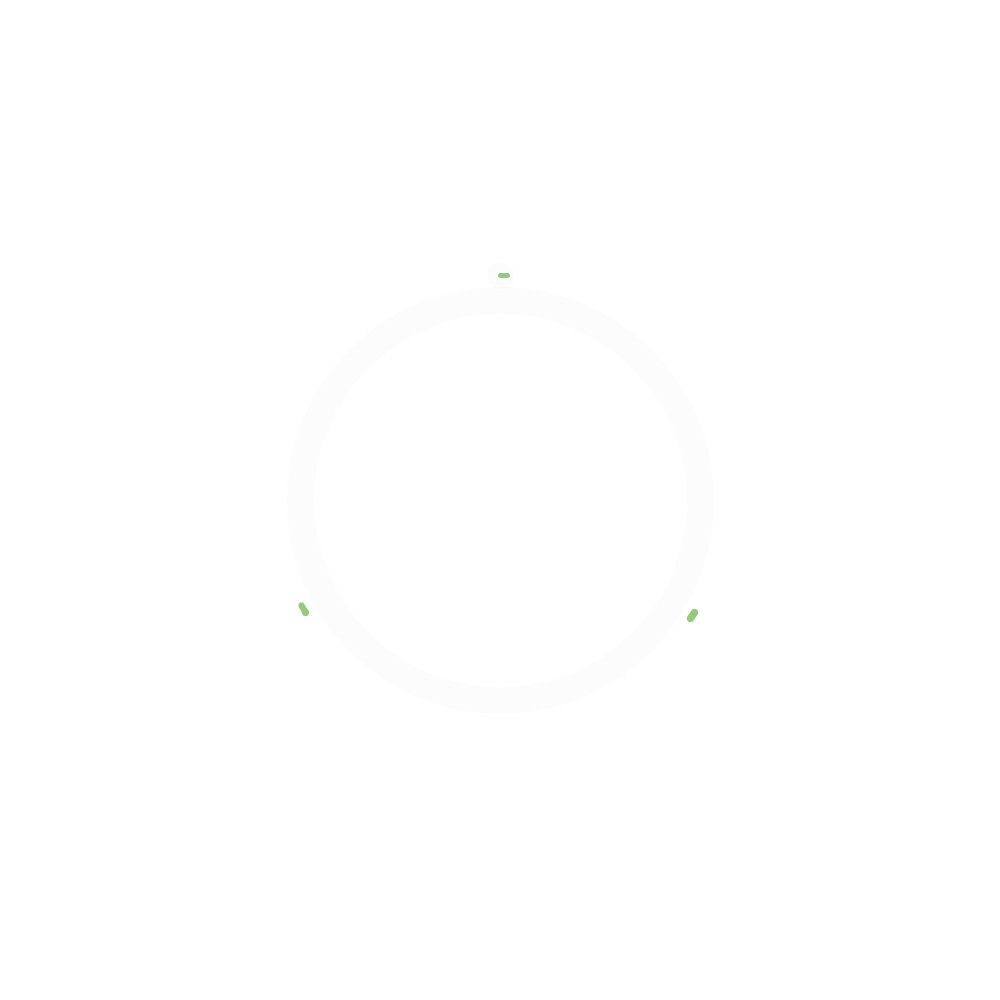
Frame 1 (no input)
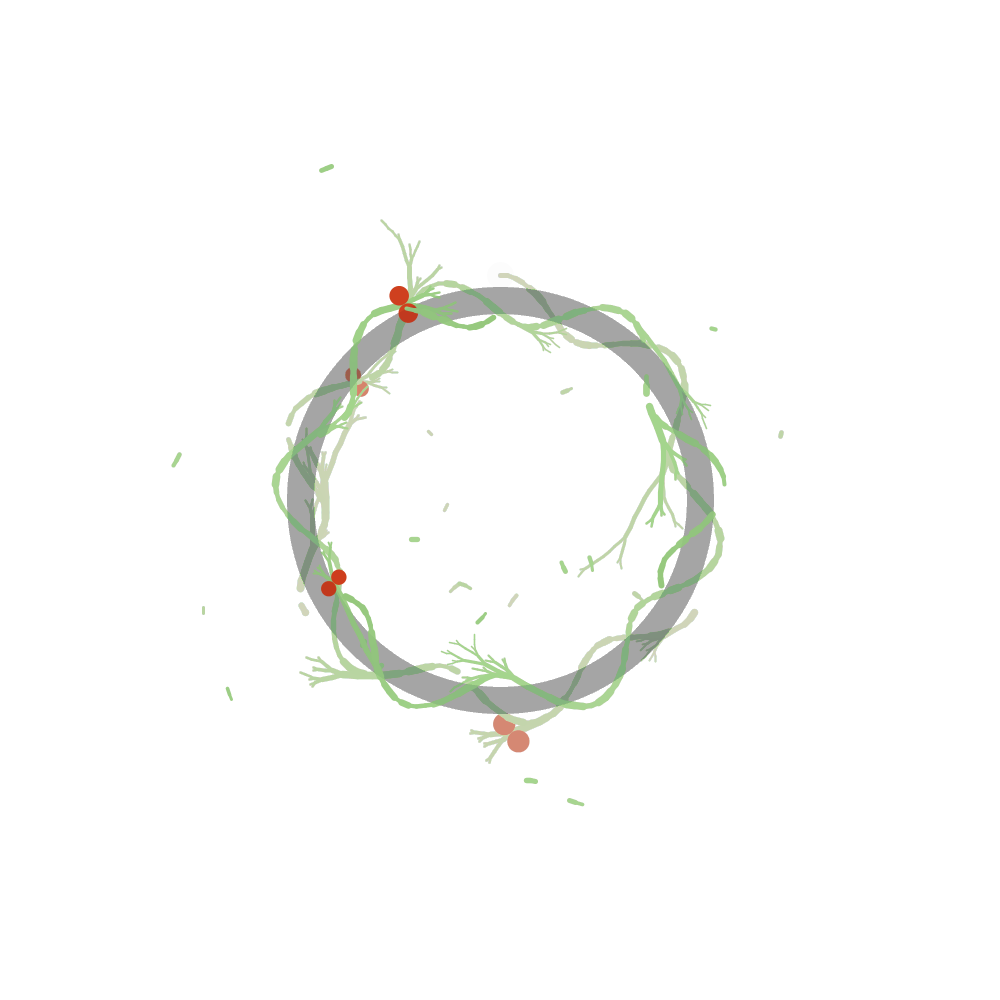
Frame 60 (the mouse pressed at the canvas centre just before this capture)
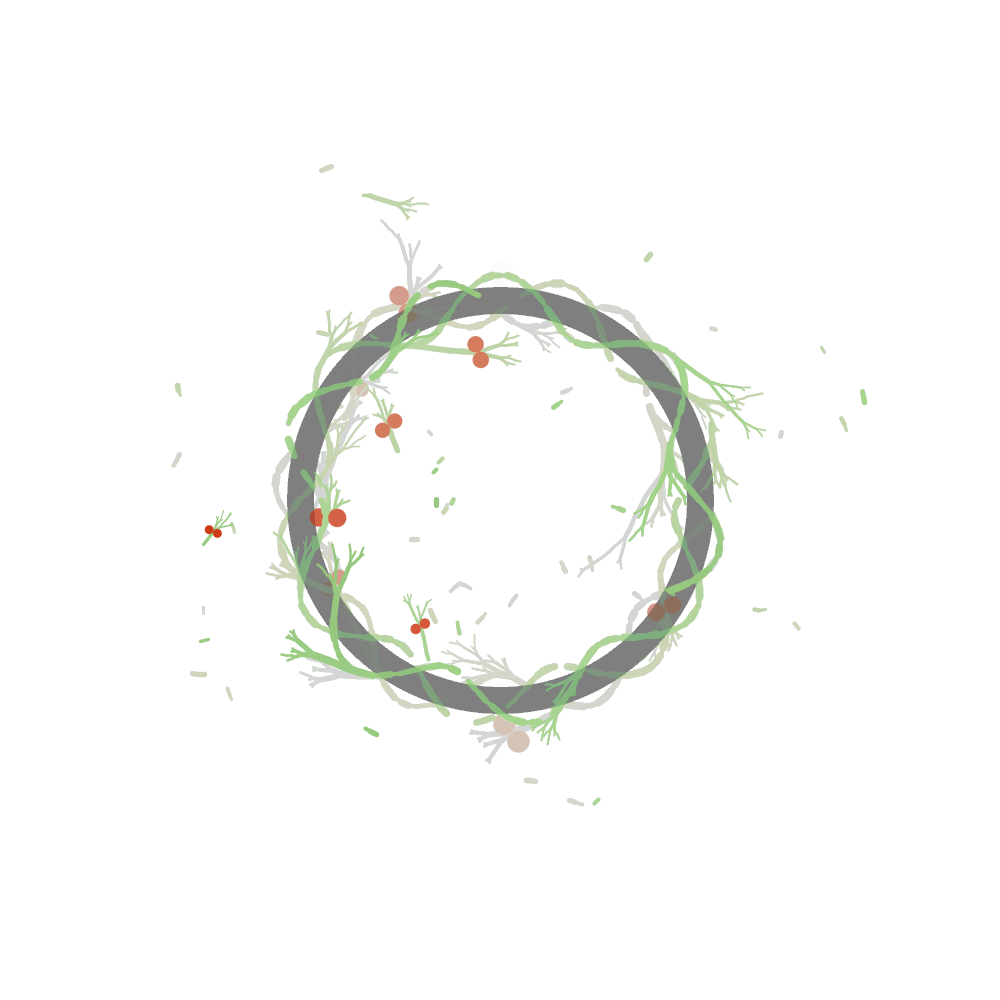
Frame 120 (the mouse held since frame 60 and released just before this capture)

The Processing sketch that drew these frames (run headless with seeded random() and noise(); from frame 60 on, the mouse is pressed at the canvas centre):

// Processing sketch: processing_75190
// ── processing_75190.pde

//import controlP5.*;
//
//ControlP5 cp5;



int frequency = 7;
int amp = 25;
float stepSize = 2;
int whiteWash = 3;

boolean looping = true;


Dot d1;
Dot d2;
Dot d3;
Dot d4;
Dot d5;
Dot d6;
Dot d7;
Dot d8;
Dot d9;

int myPos;
float angle;

void setup() {

  frameRate(30);
  background(255);
  size(1000, 1000);
  smooth();

//  cp5 = new ControlP5(this);
//  cp5.addSlider("frequency", 1, 16, 7, 25, 25, 100, 10);
//  cp5.addSlider("amp", 1, 30, 25, 25, 50, 100, 10);
//  cp5.addSlider("stepSize", 0, 2, 1, 25, 75, 100, 10);
//  cp5.addSlider("whiteWash", 0, 255, 0, 25, 100, 300, 10);


  fill(0);


  d1 = new Dot();
  d2 = new Dot();
  d3 = new Dot();
  d4 = new Dot();
  d5 = new Dot();
  d6 = new Dot();
  d7 = new Dot();
  d8 = new Dot();
  d9 = new Dot();
  

}

void draw() {
  noStroke();
  fill(255, whiteWash);
  rect(0, 0, width, height);
  
//  fill(50);
//  rect(10,10, 400,125);
  
//  if (frameCount == 1){
//    noFill();
//  stroke(0);
//  strokeWeight(27);
//  ellipse(width/2,height/2,400,400);
//  }

  pushMatrix();
  translate(width/2, height/2);
  bigStroke();
  


  d1.display(0);
  d1.display(random(1));
  d2.display(120);
  d2.display(random(1)+120);
  d3.display(240);
  d3.display(240+random(1));
  //  d5.display(186);
  //  d6.display(192);
  //  d7.display(240);
  //  d8.display(246);
  //  d9.display(252);


  popMatrix();
  
  
  
}

class Dot {
  float xPos;
  float yPos;
  float counter = 270;

  Dot() {
  }

  void display(float startPos) {
    if (counter == 270) {
      myPos = int(floor(startPos));
      angle = counter+myPos;
      float radius = 200;
      radius += amp*(sin(radians(counter*frequency)));
      xPos = radius * cos(radians(angle));
      yPos = radius * sin(radians(angle));
      counter += stepSize;
      float savedX = xPos;
      float savedY = yPos;
      line(xPos, yPos, savedX, savedY);
    } 
    else {
      myPos = int(floor(startPos));
      angle = counter+myPos;
      float radius = 200;
      radius += amp*(sin(radians(counter*frequency)));
      float savedX = xPos;
      float savedY = yPos;
      xPos = radius * cos(radians(angle));
      yPos = radius * sin(radians(angle));
      fill(50, 70, 0);
      stroke(150,200,125);
      //noStroke();
      float myRandom = random(4,8);
      strokeWeight(myRandom);
      line(savedX, savedY, xPos, yPos);
      counter += stepSize;
      

      if (random(1) < .05){
      translate(xPos, yPos);
      float myAngle = atan2((savedY-yPos),(savedX-xPos));
      rotate(myAngle+HALF_PI);
      branch(0);
              if(random(1.0) < 0.3){
        fill(200,50,10);
        noStroke();
        ellipse(myRandom*2,0,myRandom*4,myRandom*4);
        ellipse(myRandom*-2,0,myRandom*4,myRandom*4);
        }

      }
    }
  }

  void branch(int depth) {
    if (depth < 4) {
      line(0, 0, 0, 15);

      translate(0, 15);
      rotate(random(-0.1, 0.1)); 

      if (random(1.0) < 0.6) { // branching  
        rotate(0.3);
        scale(0.7);
        pushMatrix();

        branch(depth + 1);
        popMatrix();    
        rotate(-0.6);
        pushMatrix();
        branch(depth + 1);   
        popMatrix();
      }
      else { // continue  
        branch(depth);
      }
    }
  }
}

void keyPressed(){
  if (looping == true){
    noLoop();
    looping = false;
  } else {
    loop();
    looping = true;
  }
}

  void bigStroke(){
  noFill();
  stroke(0,whiteWash);
  strokeWeight(27);
  ellipse(0,0,400,400);
  }
